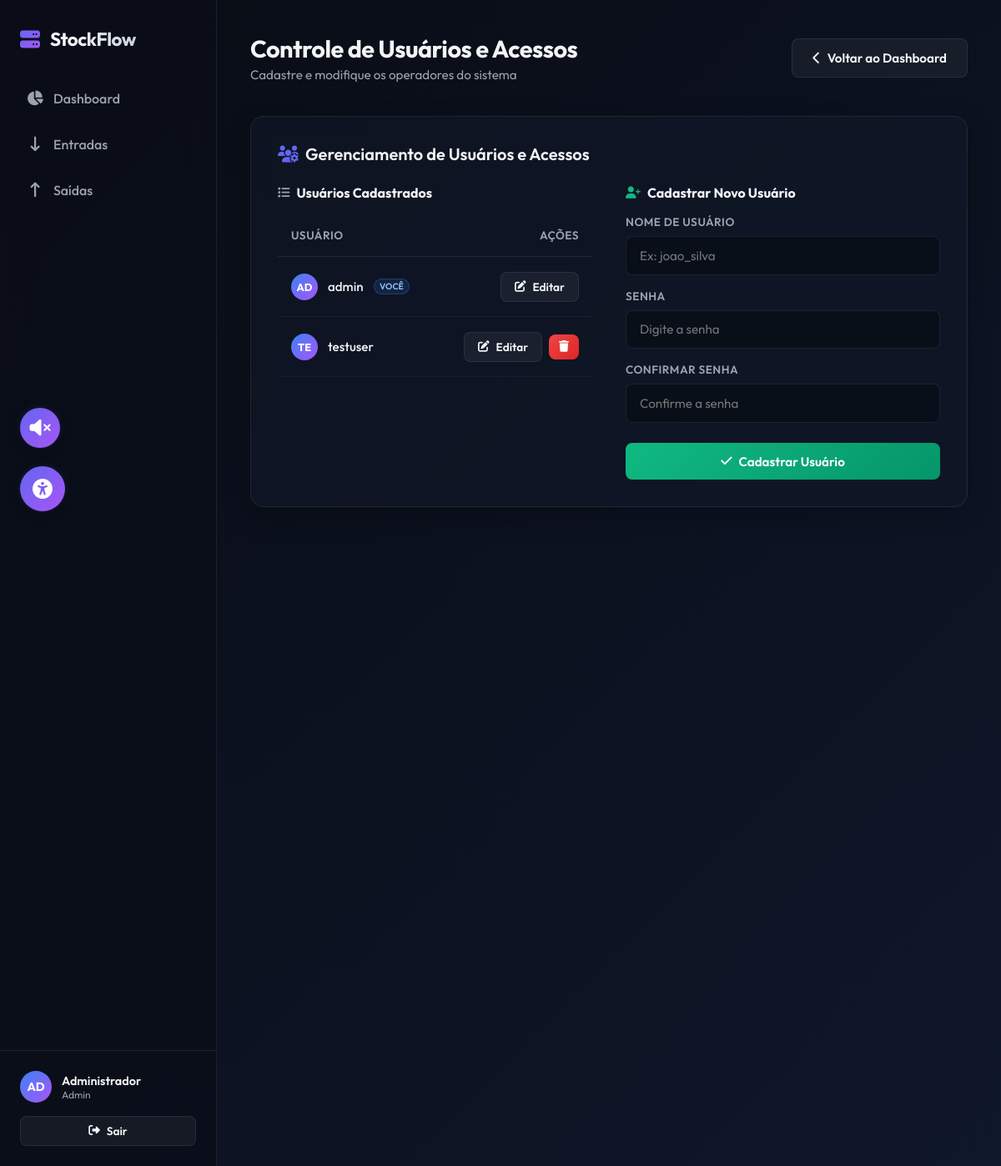
The page /usuarios (signed in) on the database its author committed.
### tables this page shows
CREATE TABLE users (
            id INTEGER PRIMARY KEY AUTOINCREMENT,
            username TEXT UNIQUE NOT NULL,
            password TEXT NOT NULL
        );

### app.py (the view)
@app.route('/usuarios')
@login_required
def usuarios():
    conn = get_db_connection()
    cursor = conn.cursor()
    cursor.execute("SELECT id, username FROM users ORDER BY username")
    users = cursor.fetchall()
    conn.close()
    return render_template('usuarios.html', users=users)

### app.py (called while the page is built)
@app.context_processor
def inject_now():
    return {'now': datetime.datetime.utcnow()}

def login_required(f):
    from functools import wraps
    @wraps(f)
    def decorated_function(*args, **kwargs):
        if not session.get('logged_in'):
            return redirect(url_for('login'))
        return f(*args, **kwargs)
    return decorated_function

### database.py (called while the page is built)
def get_db_connection():
    conn = sqlite3.connect(DB_PATH)
    conn.row_factory = sqlite3.Row
    return conn

### templates/usuarios.html (shortened to what this page needs)
{% extends "base.html" %}
{% block content %}
<div class="page-header">
    <div class="page-title">
        <h2>Controle de Usuários e Acessos</h2>
        <p>Cadastre e modifique os operadores do sistema</p>
    </div>
    <div class="btn-group">
        <a href="{{ url_for('dashboard') }}" class="btn btn-secondary" aria-label="Voltar para a página do Dashboard Geral">
            <i class="fa-solid fa-chevron-left" aria-hidden="true"></i> Voltar ao Dashboard
        </a>
    </div>
</div>
<div class="glass-panel">
    <div class="panel-header" style="margin-bottom: 1.5rem;">
        <h3 class="panel-title" style="margin-bottom: 0;">
            <i class="fa-solid fa-users-gear" style="color: var(--primary);" aria-hidden="true"></i>
            Gerenciamento de Usuários e Acessos
        </h3>
    </div>
    <div style="display: grid; grid-template-columns: 1fr 1fr; gap: 2.5rem; flex-wrap: wrap;" class="user-management-grid">
        <div>
            <h4 style="margin-bottom: 1rem; font-size: 1rem; color: var(--text-main); display: flex; align-items: center; gap: 0.5rem;">
                <i class="fa-solid fa-list" style="font-size: 0.9rem; color: var(--text-muted);"></i>
                Usuários Cadastrados
            </h4>
            <div class="table-container">
                <table class="custom-table">
                    <thead>
                        <tr>
                            <th scope="col">Usuário</th>
                            <th scope="col" style="text-align: right;">Ações</th>
                        </tr>
                    </thead>
                    <tbody>
                        {% for u in users %}
                        <tr>
                            <td>
                                <div style="display: flex; align-items: center; gap: 0.75rem;">
                                    <div class="user-avatar" style="width: 32px; height: 32px; font-size: 0.8rem; border-radius: 50%; background: linear-gradient(135deg, var(--accent-sata), var(--accent-nvme)); display: flex; align-items: center; justify-content: center; font-weight: 700; color: white;" aria-hidden="true">
                                        {{ u.username[:2].upper() }}
                                    </div>
                                    <span style="font-weight: 500;">{{ u.username }}</span>
                                    {% if u.username == session.get('username') %}
                                    <span class="badge badge-sata" style="font-size: 0.65rem; padding: 0.15rem 0.4rem;">Você</span>
                                    {% endif %}
                                </div>
                            </td>
                            <td style="text-align: right;">
                                <div class="btn-group" style="justify-content: flex-end; gap: 0.5rem;">
                                    <button class="btn btn-secondary btn-sm" onclick="editUser('{{ u.id }}', '{{ u.username }}')" aria-label="Editar usuário {{ u.username }}">
                                        <i class="fa-solid fa-pen-to-square" aria-hidden="true"></i> Editar
                                    </button>
                                    {% if u.username != session.get('username') %}
                                    <form action="{{ url_for('delete_user', user_id=u.id) }}" method="POST" style="display: inline;" onsubmit="return confirm('Tem certeza que deseja excluir o usuário {{ u.username }}?')">
                                        <button type="submit" class="btn btn-danger btn-sm" style="padding: 0.5rem 0.75rem;" aria-label="Excluir usuário {{ u.username }}">
                                            <i class="fa-solid fa-trash" aria-hidden="true"></i>
                                        </button>
                                    </form>
                                    {% endif %}
                                </div>
                            </td>
                        </tr>
                        {% endfor %}
                    </tbody>
                </table>
            </div>
        </div>
        <div id="userActionContainer" aria-live="polite">
            <div id="addUserBox">
                <h4 style="margin-bottom: 1rem; font-size: 1rem; color: var(--text-main); display: flex; align-items: center; gap: 0.5rem;">
                    <i class="fa-solid fa-user-plus" style="font-size: 0.9rem; color: var(--success);" aria-hidden="true"></i>
                    Cadastrar Novo Usuário
                </h4>
                <form action="{{ url_for('add_user') }}" method="POST" autocomplete="off" role="form" aria-label="Formulário de Cadastro de Novo Usuário">
                    <div class="form-group" style="margin-bottom: 1rem;">
                        <label for="reg_username" class="form-label">Nome de Usuário</label>
                        <input type="text" id="reg_username" name="username" class="form-input" placeholder="Ex: joao_silva" required>
                    </div>
                    <div class="form-group" style="margin-bottom: 1rem;">
                        <label for="reg_password" class="form-label">Senha</label>
                        <input type="password" id="reg_password" name="password" class="form-input" placeholder="Digite a senha" required>
                    </div>
                    <div class="form-group" style="margin-bottom: 1.5rem;">
                        <label for="reg_confirm_password" class="form-label">Confirmar Senha</label>
                        <input type="password" id="reg_confirm_password" name="confirm_password" class="form-input" placeholder="Confirme a senha" required>
                    </div>
                    <button type="submit" class="btn btn-success" style="width: 100%;">
                        <i class="fa-solid fa-check" aria-hidden="true"></i> Cadastrar Usuário
                    </button>
                </form>
            </div>
        </div>
    </div>
</div>
{% endblock %}

### static/css/style.css (style rules this page uses)
:root { --bg-base: #080c14; --bg-gradient: linear-gradient(135deg, #080c14 0%, #0f172a 100%); --panel-bg: rgba(17, 24, 39, 0.7); --panel-border: rgba(255, 255, 255, 0.08); --panel-border-hover: rgba(99, 102, 241, 0.3); --primary: #6366f1; --primary-hover: #4f46e5; --primary-glow: rgba(99, 102, 241, 0.15); --accent-sata: #3b82f6; --accent-nvme: #a855f7; --success: #10b981; --warning: #f59e0b; --danger: #ef4444; --text-main: #f3f4f6; --text-muted: #9ca3af; --text-dark: #1f2937; --sidebar-width: 260px; --border-radius-lg: 16px; --border-radius-md: 12px; --border-radius-sm: 8px; --transition-smooth: all 0.3s cubic-bezier(0.4, 0, 0.2, 1); }
* { margin: 0; padding: 0; box-sizing: border-box; font-family: 'Outfit', sans-serif; scrollbar-width: thin; scrollbar-color: rgba(99, 102, 241, 0.3) rgba(8, 12, 20, 0.5); }
body { background: var(--bg-gradient); color: var(--text-main); min-height: 100vh; overflow-x: hidden; display: flex; }
.user-avatar { width: 38px; height: 38px; border-radius: 50%; background: linear-gradient(135deg, var(--accent-sata), var(--accent-nvme)); display: flex; align-items: center; justify-content: center; font-weight: 700; color: white; font-size: 0.9rem; }
.page-header { display: flex; justify-content: space-between; align-items: center; margin-bottom: 2.5rem; animation: fadeIn 0.4s ease-out; }
.page-title h2 { font-size: 1.8rem; font-weight: 700; letter-spacing: -0.5px; margin-bottom: 0.25rem; }
.page-title p { color: var(--text-muted); font-size: 0.95rem; }
.glass-panel { background: var(--panel-bg); border: 1px solid var(--panel-border); backdrop-filter: blur(12px); -webkit-backdrop-filter: blur(12px); border-radius: var(--border-radius-lg); padding: 2rem; box-shadow: 0 10px 30px rgba(0, 0, 0, 0.25); margin-bottom: 2.5rem; animation: fadeIn 0.6s ease-out; }
.panel-title { font-size: 1.25rem; font-weight: 600; margin-bottom: 1.5rem; display: flex; align-items: center; gap: 0.5rem; }
.form-group { display: flex; flex-direction: column; gap: 0.5rem; }
.form-label { font-size: 0.85rem; font-weight: 600; color: var(--text-muted); text-transform: uppercase; letter-spacing: 0.5px; }
.form-input, .form-select { background: rgba(8, 12, 20, 0.6); border: 1px solid var(--panel-border); color: var(--text-main); padding: 0.8rem 1rem; border-radius: var(--border-radius-sm); font-size: 0.95rem; outline: none; transition: var(--transition-smooth); width: 100%; }
.btn { display: inline-flex; align-items: center; justify-content: center; gap: 0.5rem; padding: 0.8rem 1.5rem; border-radius: var(--border-radius-sm); font-size: 0.95rem; font-weight: 600; cursor: pointer; border: none; text-decoration: none; transition: var(--transition-smooth); }
.btn-secondary { background: rgba(255, 255, 255, 0.05); border: 1px solid var(--panel-border); color: var(--text-main); }
.btn-danger { background: linear-gradient(135deg, var(--danger), #dc2626); color: white; }
.btn-success { background: linear-gradient(135deg, var(--success), #059669); color: white; }
.btn-sm { padding: 0.5rem 1rem; font-size: 0.85rem; }
.btn-group { display: flex; gap: 0.75rem; align-items: center; }
.table-container { overflow-x: auto; width: 100%; }
.custom-table { width: 100%; border-collapse: collapse; text-align: left; font-size: 0.95rem; }
.custom-table th { padding: 1rem; color: var(--text-muted); font-weight: 600; font-size: 0.85rem; text-transform: uppercase; letter-spacing: 0.5px; border-bottom: 1px solid var(--panel-border); }
.custom-table td { padding: 1.1rem 1rem; border-bottom: 1px solid rgba(255, 255, 255, 0.04); vertical-align: middle; }
.custom-table tbody tr { transition: var(--transition-smooth); }
.badge { display: inline-flex; align-items: center; padding: 0.25rem 0.6rem; border-radius: 30px; font-size: 0.75rem; font-weight: 600; text-transform: uppercase; }
.badge-sata { background: rgba(59, 130, 246, 0.15); color: #93c5fd; border: 1px solid rgba(59, 130, 246, 0.3); }

### rows shown on the page
users: username "AD", username "admin", shows "VOCÊ"
users: username "TE", username "testuser"
